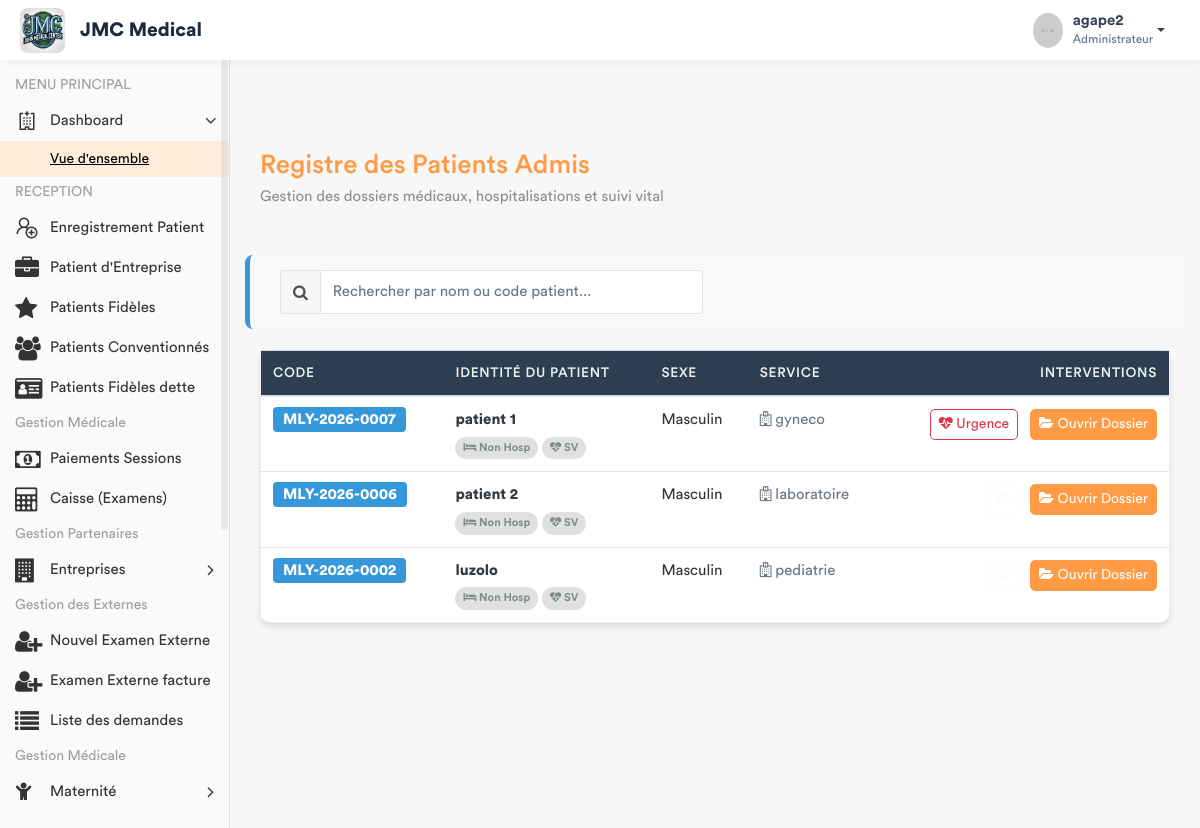
Page /patients/ (signed in) on the earlier database version.
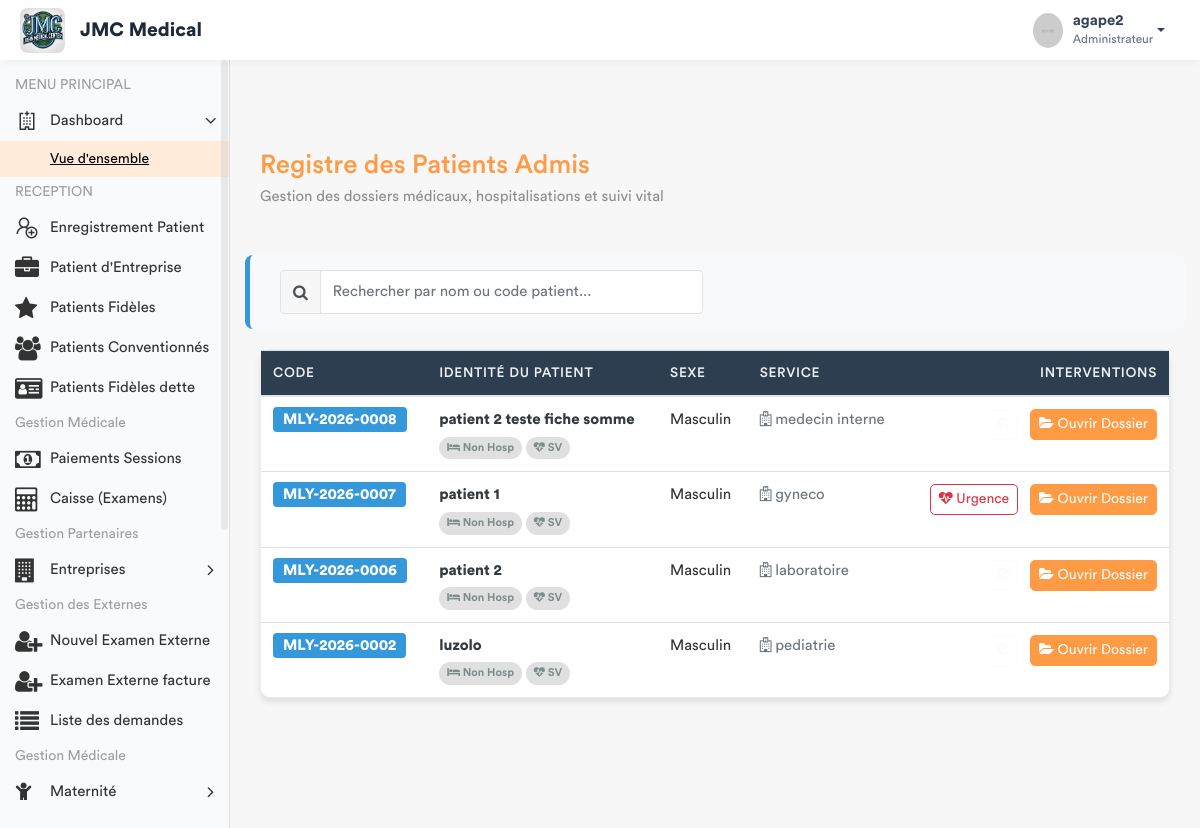
Same page on the later database version.
### app/models.py (models this page shows, shortened)
class Patient(models.Model):
    TYPE_CHOICES = [
        ('SIMPLE', 'Patient Simple'),
        ('FIDELE', 'Patient Fidèle'),
        ('CONVENTIONNE', 'Patient Conventionné'),
    ]
    code_patient = models.CharField(max_length=20, unique=True, editable=False)
    noms = models.CharField(max_length=100)
    service = models.ForeignKey('Service', on_delete=models.PROTECT, related_name='patients', null=True)
    sexe = models.CharField(max_length=1, choices=[('M', 'Masculin'), ('F', 'Féminin')])
    age = models.CharField(max_length=30)
    adresse = models.TextField()
    telephone = models.CharField(max_length=20)
    hopital = models.ForeignKey(Hopital , on_delete=models.SET_NULL , related_name= 'patient_hopital', null = True)
    type_patient = models.CharField(max_length=15, choices=TYPE_CHOICES, default='SIMPLE')
    a_carte_fidelite = models.BooleanField(default=False, verbose_name="Possède carte de fidélité")
    entreprise = models.ForeignKey(
        'Entreprise',
        on_delete=models.SET_NULL,
        null=True,
        blank=True,
        related_name='patients',
        verbose_name="Entreprise (si conventionné)"
    )
    fiche_payee = models.BooleanField(default=False)
    created_by = models.ForeignKey(User, on_delete=models.SET_NULL, null=True, related_name='patients_crees')
    date_creation = models.DateTimeField(auto_now_add=True)
    date_modification = models.DateTimeField(auto_now=True)

class Service(models.Model):
    nom = models.CharField(max_length=100, unique=True)
    description = models.TextField(blank=True, null=True)
    date_creation = models.DateTimeField(default=timezone.now)
    class Meta:
        verbose_name = "Service"
        verbose_name_plural = "Services"

### app/views.py (the view)
# urls.py: path('patients/', views.liste_patients_urgence, name='liste_patients_urgence'),
@login_required
def liste_patients_urgence(request):
    patients = Patient.objects.filter(fiche_payee=True).order_by('-id')
    role = Fonction.objects.filter(userKey=request.user).first()
    fonctionKey = role.fonctionKey.roleName if role and role.fonctionKey else None
    for p in patients:
        p.consultation_active = Consultation.objects.filter(
            triage__patient=p
        ).order_by('-date_creation').first()
        p.hosp_en_cours = Hospitalisation.objects.filter(
            patient=p,
            statut='EN_COURS'
        ).first()
    return render(request, 'back-end/medecin/liste_patients.html', {
        'patients': patients,
        'fonctionKey': fonctionKey
    })

### app/templates/back-end/medecin/liste_patients.html (shortened to what the changed rows need)
<!DOCTYPE html>
{% load static %}
<html lang="fr">
    <head>
        {% include 'back-end/includes/css.html' %}
    </head>
    <body>
        <div class="main-wrapper">
            <div class="page-wrapper">
                <div class="content container-fluid">
                    <div class="card">
                        <div class="card-body p-0">
                            <div class="table-responsive">
                                <table class="table table-hover mb-0" id="patientTable">
                                    <thead>
                                        <tr>
                                            <th>CODE</th>
                                            <th>IDENTITÉ DU PATIENT</th>
                                            <th>SEXE</th>
                                            <th>SERVICE</th>
                                            <th class="text-right">INTERVENTIONS</th>
                                        </tr>
                                    </thead>
                                    <tbody id="patientTableBody">
                                        {% for patient in patients %}
                                        <tr class="align-middle">
                                            <td><span class="badge-code">{{ patient.code_patient }}</span></td>
                                            <td>
                                                <div class="font-weight-bold text-dark">{{ patient.noms }}</div>
                                                <div>
                                                    <span id="hosp_tab" class="med-tab {% if not patient.hosp_en_cours %}tab-inactive{% endif %}">
                                                        <i class="fa fa-bed"></i> {% if patient.hosp_en_cours %}Lit: {{ patient.hosp_en_cours.lit.nom_lit }}{% else %}Non Hosp{% endif %}
                                                    </span>
                                                    <span id="sv_tab" class="med-tab {% if not patient.a_signes_vitaux %}tab-inactive{% endif %}">
                                                        <i class="fa fa-heartbeat"></i> SV
                                                    </span>
                                                </div>
                                            </td>
                                            <td>{{ patient.get_sexe_display }}</td>
                                            <td><span class="text-secondary"><i class="fa fa-hospital-o"></i> {{ patient.service.nom|default:"Non assigné" }}</span></td>
                                            <td class="text-right">
                                                {% if patient.consultation_active %}
                                                    <a href="{% url 'enregistrer_ordonnance_urgence' patient.consultation_active.id %}"
                                                       class="btn btn-sm btn-outline-danger btn-action mr-2">
                                                        <i class="fa fa-heartbeat"></i> Urgence
                                                    </a>
                                                {% else %}
                                                    <button class="btn btn-sm btn-outline-light mr-2" disabled><i class="fa fa-ban"></i></button>
                                                {% endif %}
                                                <a href="{% url 'dossier_medical_complet' patient.id %}" class="btn btn-sm btn-primary btn-action">
                                                    <i class="fa fa-folder-open"></i> Ouvrir Dossier
                                                </a>
                                            </td>
                                        </tr>
                                        {% empty %}
                                        <tr>
                                            <td colspan="5" class="text-center py-5 text-muted">
                                                <i class="fa fa-folder-open-o fa-3x"></i><br>Aucun dossier patient en attente.
                                            </td>
                                        </tr>
                                        {% endfor %}
                                    </tbody>
                                </table>
                            </div>
                        </div>
                    </div>
                </div>
            </div>
        </div>
    </body>
</html>

Differences in the rows shown:
added Patient: code_patient "MLY-2026-0008", noms "patient 2 teste fiche somme", shows "Non Hosp", sexe "Masculin", service.nom "medecin interne"
